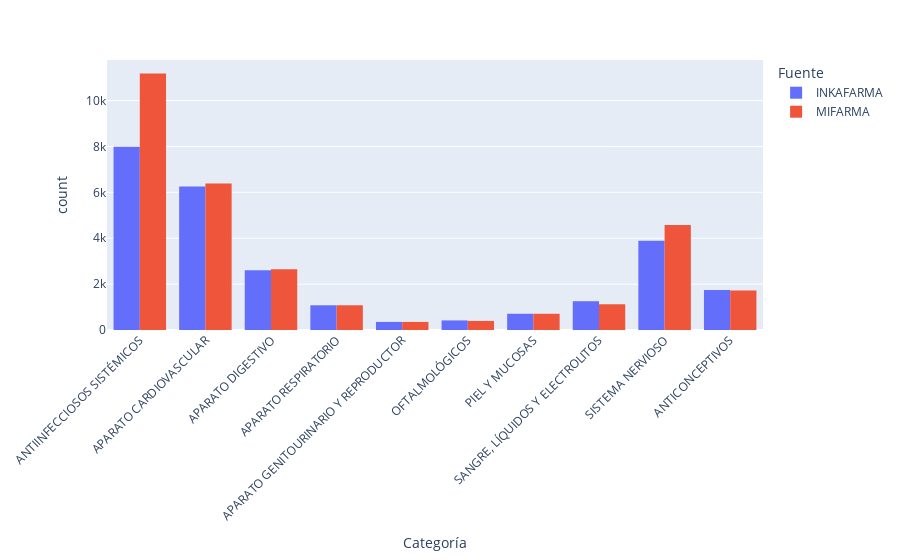
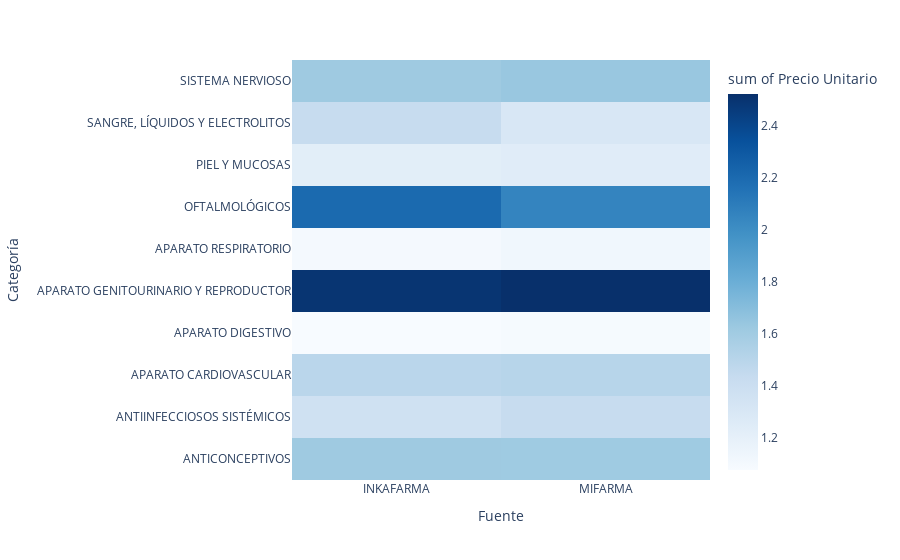
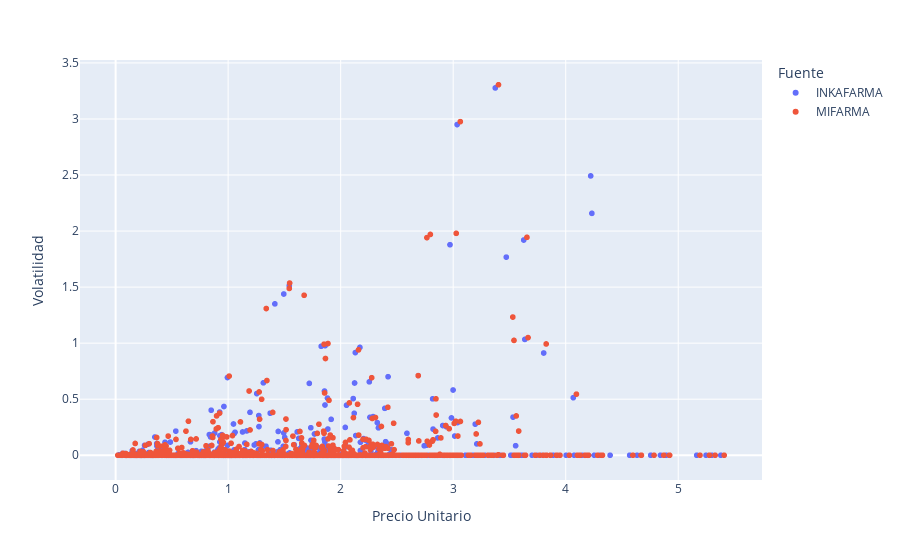
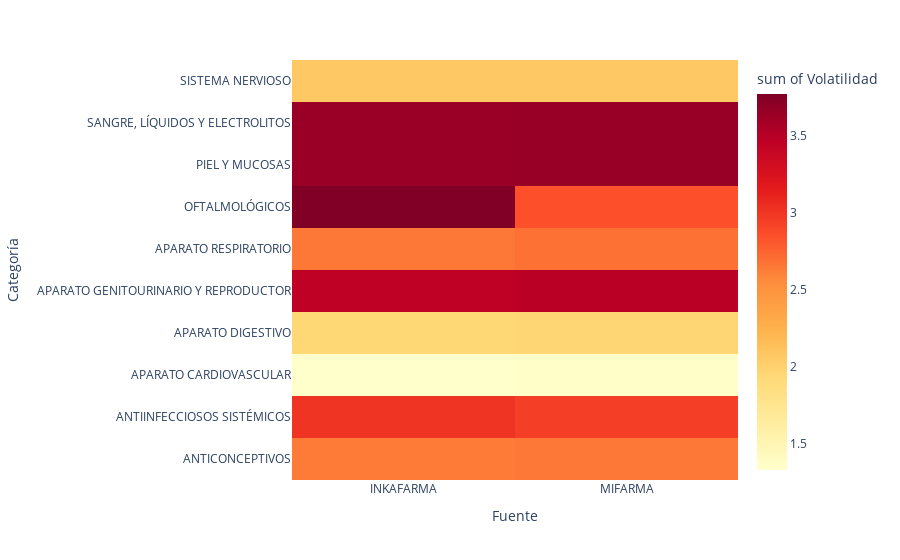

Notebook source saved alongside these figures, in order:
### Code cell
df = pd.read_excel("data/consolidated/consolidado_salud.xlsx")

# Asegurarse de que PRECIO_UNITARIO sea numérico
df['PRECIO_UNITARIO'] = pd.to_numeric(df['PRECIO_UNITARIO'], errors='coerce')

# Logaritmo del precio unitario y volatilidad para visualización interna
df['PRECIO_UNITARIO_LOG'] = np.log1p(df['PRECIO_UNITARIO'])



# Conteo de categorías por Fuente (Barplot)
fig1 = px.histogram(df, x='CATEGORIA', color='FUENTE', barmode='group',
                    labels={'CATEGORIA':'Categoría', 'count':'Cantidad de productos', 'FUENTE':'Fuente'})
fig1.update_layout(xaxis_tickangle=-45)
fig1.write_image("results/Salud/cantidad_productos_por_categoria.pdf")
fig1.show()

# 3.2 Precio promedio por categoría y fuente (Heatmap)
precio_categoria_fuente = df.groupby(['CATEGORIA','FUENTE'])['PRECIO_UNITARIO_LOG'].mean().reset_index()
fig2 = px.density_heatmap(precio_categoria_fuente, x='FUENTE', y='CATEGORIA',
                          z='PRECIO_UNITARIO_LOG', color_continuous_scale='Blues',
                          labels={'PRECIO_UNITARIO_LOG':'Precio Unitario', 'CATEGORIA':'Categoría','FUENTE':'Fuente'})
fig2.write_image("results/precio_promedio_por_categoria.pdf")
fig2.show()



# ===============================
# Gráficos de volatilidad
# ===============================

# Calcular volatilidad por producto y fuente
volatilidad_df = df.groupby(['CLAVE_MATCHING','FUENTE']).agg(
    PRECIO_PROMEDIO=('PRECIO_UNITARIO','mean'),
    VOLATILIDAD=('PRECIO_UNITARIO','std')
).reset_index()

# Logaritmo de precio y volatilidad para visualización interna
volatilidad_df['LOG_PRECIO'] = np.log1p(volatilidad_df['PRECIO_PROMEDIO'])
volatilidad_df['LOG_VOLATILIDAD'] = np.log1p(volatilidad_df['VOLATILIDAD'])

# 4.1 Scatterplot Precio vs Volatilidad
fig3 = px.scatter(volatilidad_df, x='LOG_PRECIO', y='LOG_VOLATILIDAD', color='FUENTE',
                  labels={'LOG_PRECIO':'Precio Unitario', 'LOG_VOLATILIDAD':'Volatilidad', 'FUENTE':'Fuente'})
fig3.write_image("results/precio_vs_volatilidad.pdf")
fig3.show()

# 4.2 Heatmap de volatilidad promedio por categoría y fuente
vol_categoria_fuente = df.groupby(['CATEGORIA','FUENTE'])['PRECIO_UNITARIO'].std().reset_index()
vol_categoria_fuente['VOL_LOG'] = np.log1p(vol_categoria_fuente['PRECIO_UNITARIO'])

fig4 = px.density_heatmap(vol_categoria_fuente, x='FUENTE', y='CATEGORIA', z='VOL_LOG',
                          color_continuous_scale='YlOrRd',
                          labels={'VOL_LOG':'Volatilidad','CATEGORIA':'Categoría','FUENTE':'Fuente'})
fig4.write_image("results/volatilidad_promedio_por_categoria.pdf")
fig4.show()



# ===============================
# Tablas de volatilidad y precio
# ===============================

# Función para graficar tabla y guardar en PDF
def guardar_tabla_pdf(df_tabla, nombre_archivo, titulo=""):
    fig = go.Figure(data=[go.Table(
        header=dict(values=list(df_tabla.columns),
                    fill_color='paleturquoise',
                    align='left'),
        cells=dict(values=[df_tabla[col] for col in df_tabla.columns],
                   fill_color='lavender',
                   align='left'))
    ])
    fig.update_layout(title_text=titulo)
    fig.write_image(f"results/{nombre_archivo}.pdf")
    fig.show()



# Volatilidad por FUENTE y TIPO_ENVASE
tabla_envase_fuente = df.groupby(['TIPO_ENVASE','FUENTE']).agg(
    N_PRODUCTOS=('CLAVE_MATCHING','count'),
    PRECIO_PROMEDIO=('PRECIO_UNITARIO','mean'),
    VOLATILIDAD=('PRECIO_UNITARIO','std')
).reset_index()


# Volatilidad por FUENTE y CATEGORIA
tabla_categoria_fuente = df.groupby(['CATEGORIA','FUENTE']).agg(
    N_PRODUCTOS=('CLAVE_MATCHING','count'),
    PRECIO_PROMEDIO=('PRECIO_UNITARIO','mean'),
    VOLATILIDAD=('PRECIO_UNITARIO','std')
).reset_index()


# Precio promedio por FUENTE y TIPO_ENVASE
tabla_precio_envase = df.groupby(['TIPO_ENVASE','FUENTE']).agg(
    N_PRODUCTOS=('CLAVE_MATCHING','count'),
    PRECIO_PROMEDIO=('PRECIO_UNITARIO','mean'),
    PRECIO_PROMEDIO_LOG=('PRECIO_UNITARIO_LOG','mean')
).reset_index()


# Precio promedio por FUENTE y CATEGORIA
tabla_precio_categoria = df.groupby(['CATEGORIA','FUENTE']).agg(
    N_PRODUCTOS=('CLAVE_MATCHING','count'),
    PRECIO_PROMEDIO=('PRECIO_UNITARIO','mean'),
    PRECIO_PROMEDIO_LOG=('PRECIO_UNITARIO_LOG','mean')
).reset_index()

### Figure 1 — Plotly figure (JSON) as saved in the notebook; plotly's stock layout.template omitted (floating-point values rounded to 4 significant figures; data arrays with more than 128 entries replaced by an {"elided": "..."} marker saying what was removed)
{"data": [{"alignmentgroup": "True", "bingroup": "x", "hovertemplate": "Fuente=INKAFARMA<br>Categoría=%{x}<br>count=%{y}<extra></extra>", "legendgroup": "INKAFARMA", "marker": {"color": "#636efa", "pattern": {"shape": ""}}, "name": "INKAFARMA", "offsetgroup": "INKAFARMA", "orientation": "v", "showlegend": true, "type": "histogram", "x": {"elided": "26299 str values"}, "xaxis": "x", "yaxis": "y"}, {"alignmentgroup": "True", "bingroup": "x", "hovertemplate": "Fuente=MIFARMA<br>Categoría=%{x}<br>count=%{y}<extra></extra>", "legendgroup": "MIFARMA", "marker": {"color": "#EF553B", "pattern": {"shape": ""}}, "name": "MIFARMA", "offsetgroup": "MIFARMA", "orientation": "v", "showlegend": true, "type": "histogram", "x": {"elided": "30172 str values"}, "xaxis": "x", "yaxis": "y"}], "layout": {"barmode": "group", "legend": {"title": {"text": "Fuente"}, "tracegroupgap": 0}, "margin": {"t": 60}, "xaxis": {"anchor": "y", "domain": [0, 1], "tickangle": -45, "title": {"text": "Categoría"}}, "yaxis": {"anchor": "x", "domain": [0, 1], "title": {"text": "count"}}}}

### Figure 2 — Plotly figure (JSON) as saved in the notebook; plotly's stock layout.template omitted (floating-point values rounded to 4 significant figures)
{"data": [{"coloraxis": "coloraxis", "histfunc": "sum", "hovertemplate": "Fuente=%{x}<br>Categoría=%{y}<br>sum of Precio Unitario=%{z}<extra></extra>", "name": "", "type": "histogram2d", "x": ["INKAFARMA", "MIFARMA", "INKAFARMA", "MIFARMA", "INKAFARMA", "MIFARMA", "INKAFARMA", "MIFARMA", "INKAFARMA", "MIFARMA", "INKAFARMA", "MIFARMA", "INKAFARMA", "MIFARMA", "INKAFARMA", "MIFARMA", "INKAFARMA", "MIFARMA", "INKAFARMA", "MIFARMA"], "xaxis": "x", "xbingroup": "x", "y": ["ANTICONCEPTIVOS", "ANTICONCEPTIVOS", "ANTIINFECCIOSOS SISTÉMICOS", "ANTIINFECCIOSOS SISTÉMICOS", "APARATO CARDIOVASCULAR", "APARATO CARDIOVASCULAR", "APARATO DIGESTIVO", "APARATO DIGESTIVO", "APARATO GENITOURINARIO Y REPRODUCTOR", "APARATO GENITOURINARIO Y REPRODUCTOR", "APARATO RESPIRATORIO", "APARATO RESPIRATORIO", "OFTALMOLÓGICOS", "OFTALMOLÓGICOS", "PIEL Y MUCOSAS", "PIEL Y MUCOSAS", "SANGRE, LÍQUIDOS Y ELECTROLITOS", "SANGRE, LÍQUIDOS Y ELECTROLITOS", "SISTEMA NERVIOSO", "SISTEMA NERVIOSO"], "yaxis": "y", "ybingroup": "y", "z": [1.613, 1.611, 1.367, 1.43, 1.491, 1.505, 1.075, 1.089, 2.497, 2.522, 1.097, 1.122, 2.203, 2.054, 1.227, 1.24, 1.427, 1.302, 1.612, 1.636]}], "layout": {"coloraxis": {"colorbar": {"title": {"text": "sum of Precio Unitario"}}, "colorscale": [[0, "rgb(247,251,255)"], [0.125, "rgb(222,235,247)"], [0.25, "rgb(198,219,239)"], [0.375, "rgb(158,202,225)"], [0.5, "rgb(107,174,214)"], [0.625, "rgb(66,146,198)"], [0.75, "rgb(33,113,181)"], [0.875, "rgb(8,81,156)"], [1, "rgb(8,48,107)"]]}, "legend": {"tracegroupgap": 0}, "margin": {"t": 60}, "xaxis": {"anchor": "y", "domain": [0, 1], "title": {"text": "Fuente"}}, "yaxis": {"anchor": "x", "domain": [0, 1], "title": {"text": "Categoría"}}}}

### Figure 3 — Plotly figure (JSON) as saved in the notebook; plotly's stock layout.template omitted (floating-point values rounded to 4 significant figures; data arrays with more than 128 entries replaced by an {"elided": "..."} marker saying what was removed)
{"data": [{"hovertemplate": "Fuente=INKAFARMA<br>Precio Unitario=%{x}<br>Volatilidad=%{y}<extra></extra>", "legendgroup": "INKAFARMA", "marker": {"color": "#636efa", "symbol": "circle"}, "mode": "markers", "name": "INKAFARMA", "showlegend": true, "type": "scattergl", "x": {"elided": "1120 float values"}, "xaxis": "x", "y": {"elided": "1120 float values"}, "yaxis": "y"}, {"hovertemplate": "Fuente=MIFARMA<br>Precio Unitario=%{x}<br>Volatilidad=%{y}<extra></extra>", "legendgroup": "MIFARMA", "marker": {"color": "#EF553B", "symbol": "circle"}, "mode": "markers", "name": "MIFARMA", "showlegend": true, "type": "scattergl", "x": {"elided": "1274 float values"}, "xaxis": "x", "y": {"elided": "1274 float values"}, "yaxis": "y"}], "layout": {"legend": {"title": {"text": "Fuente"}, "tracegroupgap": 0}, "margin": {"t": 60}, "xaxis": {"anchor": "y", "domain": [0, 1], "title": {"text": "Precio Unitario"}}, "yaxis": {"anchor": "x", "domain": [0, 1], "title": {"text": "Volatilidad"}}}}

### Figure 4 — Plotly figure (JSON) as saved in the notebook; plotly's stock layout.template omitted (floating-point values rounded to 4 significant figures)
{"data": [{"coloraxis": "coloraxis", "histfunc": "sum", "hovertemplate": "Fuente=%{x}<br>Categoría=%{y}<br>sum of Volatilidad=%{z}<extra></extra>", "name": "", "type": "histogram2d", "x": ["INKAFARMA", "MIFARMA", "INKAFARMA", "MIFARMA", "INKAFARMA", "MIFARMA", "INKAFARMA", "MIFARMA", "INKAFARMA", "MIFARMA", "INKAFARMA", "MIFARMA", "INKAFARMA", "MIFARMA", "INKAFARMA", "MIFARMA", "INKAFARMA", "MIFARMA", "INKAFARMA", "MIFARMA"], "xaxis": "x", "xbingroup": "x", "y": ["ANTICONCEPTIVOS", "ANTICONCEPTIVOS", "ANTIINFECCIOSOS SISTÉMICOS", "ANTIINFECCIOSOS SISTÉMICOS", "APARATO CARDIOVASCULAR", "APARATO CARDIOVASCULAR", "APARATO DIGESTIVO", "APARATO DIGESTIVO", "APARATO GENITOURINARIO Y REPRODUCTOR", "APARATO GENITOURINARIO Y REPRODUCTOR", "APARATO RESPIRATORIO", "APARATO RESPIRATORIO", "OFTALMOLÓGICOS", "OFTALMOLÓGICOS", "PIEL Y MUCOSAS", "PIEL Y MUCOSAS", "SANGRE, LÍQUIDOS Y ELECTROLITOS", "SANGRE, LÍQUIDOS Y ELECTROLITOS", "SISTEMA NERVIOSO", "SISTEMA NERVIOSO"], "yaxis": "y", "ybingroup": "y", "z": [2.637, 2.655, 3.004, 2.945, 1.328, 1.359, 1.944, 1.963, 3.446, 3.475, 2.654, 2.681, 3.768, 2.85, 3.638, 3.643, 3.64, 3.65, 2.06, 2.064]}], "layout": {"coloraxis": {"colorbar": {"title": {"text": "sum of Volatilidad"}}, "colorscale": [[0, "rgb(255,255,204)"], [0.125, "rgb(255,237,160)"], [0.25, "rgb(254,217,118)"], [0.375, "rgb(254,178,76)"], [0.5, "rgb(253,141,60)"], [0.625, "rgb(252,78,42)"], [0.75, "rgb(227,26,28)"], [0.875, "rgb(189,0,38)"], [1, "rgb(128,0,38)"]]}, "legend": {"tracegroupgap": 0}, "margin": {"t": 60}, "xaxis": {"anchor": "y", "domain": [0, 1], "title": {"text": "Fuente"}}, "yaxis": {"anchor": "x", "domain": [0, 1], "title": {"text": "Categoría"}}}}
